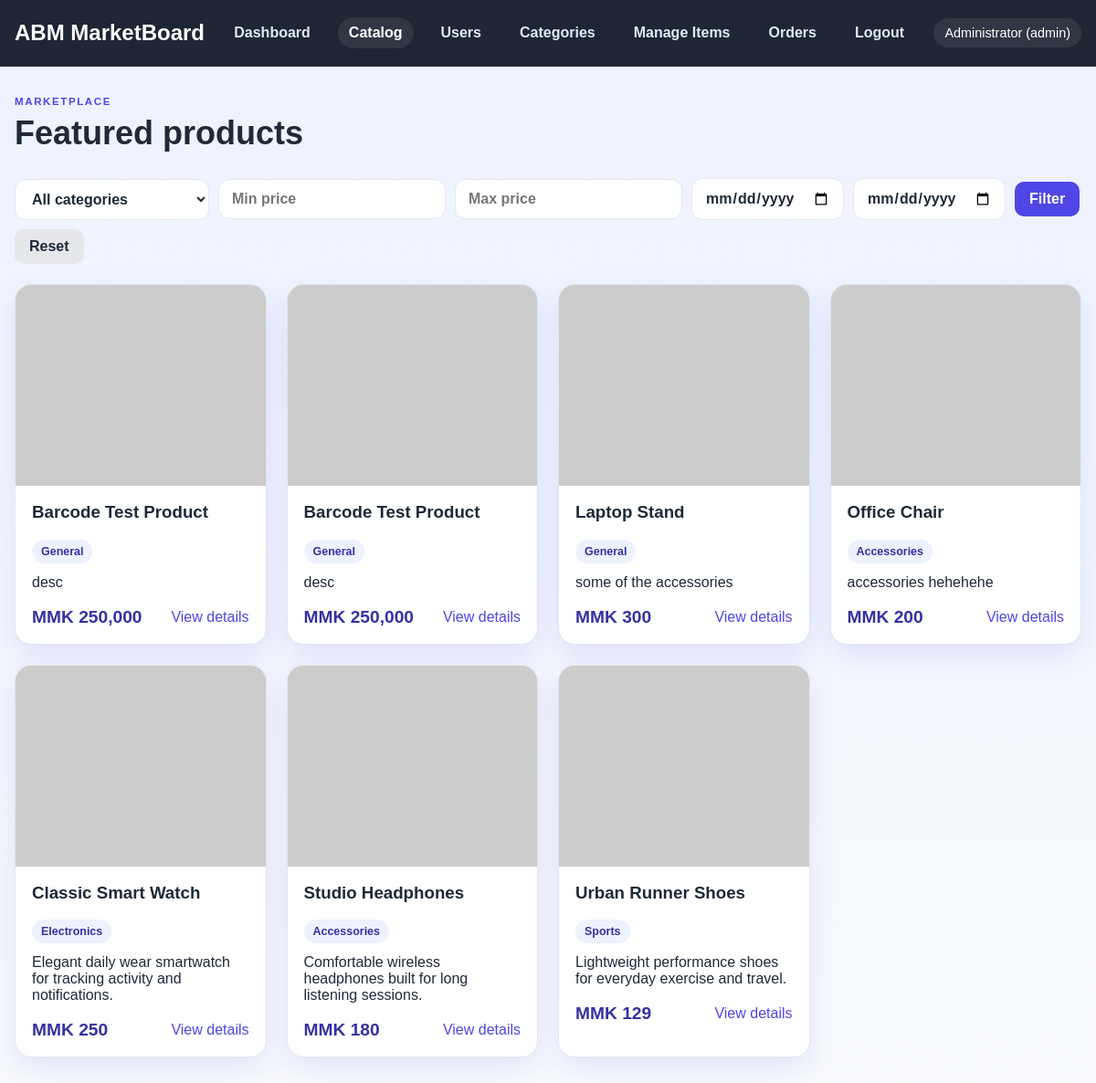
Page /items.php (signed in) on the committed database.
### tables this page shows
CREATE TABLE items (
            id INTEGER PRIMARY KEY AUTOINCREMENT,
            name TEXT NOT NULL,
            description TEXT NOT NULL,
            details TEXT NOT NULL,
            price REAL NOT NULL DEFAULT 0,
            image TEXT,
            created_at DATETIME DEFAULT CURRENT_TIMESTAMP
        , category TEXT NOT NULL DEFAULT "General", barcode TEXT);

### app/helpers.php (called while the page is built, shortened)
<?php
require_once __DIR__ . '/db.php';
function e(string $value): string
{
    return htmlspecialchars($value, ENT_QUOTES, 'UTF-8');
}
function currentUser(): ?array
{
    return $_SESSION['user'] ?? null;
}
function formatPrice(float $amount): string
{
    return 'MMK ' . number_format((int) round($amount), 0, '.', ',');
}
function itemImageUrl(?string $imageName): string
{
    $imageName = ltrim($imageName, '/');
    $imageName = preg_replace('#^uploads/items/#', '', $imageName) ?? $imageName;
    $publicPath = APP_ROOT . '/public/uploads/items/' . $imageName;
    $legacyPath = APP_ROOT . '/uploads/items/' . $imageName;
    return 'https://placehold.co/600x400/1f2937/ffffff?text=Product';
}

### app/db.php (called while the page is built, shortened)
<?php
function getDb(): PDO
{
    static $pdo = null;
    if ($pdo === null) {
        $pdo = new PDO('sqlite:' . DB_PATH);
        $pdo->setAttribute(PDO::ATTR_ERRMODE, PDO::ERRMODE_EXCEPTION);
        $pdo->setAttribute(PDO::ATTR_DEFAULT_FETCH_MODE, PDO::FETCH_ASSOC);
        $pdo->exec('PRAGMA foreign_keys = ON;');
    }
    return $pdo;
}
function searchItems(array $filters = []): array
{
    $sql = 'SELECT * FROM items';
    $where = [];
    $params = [];
    $sql .= ' ORDER BY created_at DESC';
    $stmt = getDb()->prepare($sql);
    $stmt->execute($params);
    return $stmt->fetchAll();
}

### public/items.php (the view, shortened to what this page needs)
<?php
require_once __DIR__ . '/../app/helpers.php';
$filters = [
    'category' => $_GET['category'] ?? 'All',
    'price_min' => $_GET['price_min'] ?? '',
    'price_max' => $_GET['price_max'] ?? '',
    'date_from' => $_GET['date_from'] ?? '',
    'date_to' => $_GET['date_to'] ?? '',
];
$items = searchItems($filters);
$currentPage = basename(__FILE__);
include __DIR__ . '/../app/partials/header.php';
?>
<section class="page-header">
    <div>
        <p class="eyebrow">Marketplace</p>
        <h1>Featured products</h1>
    </div>
</section>
<section class="filter-bar">
    <form method="get" class="form-grid" style="display:flex;gap:10px;flex-wrap:wrap;align-items:center;">
        <label>
            <select name="category">
                <option value="All">All categories</option>
            </select>
        </label>
        <label>
            <input type="number" name="price_min" step="1" placeholder="Min price" value="<?= $filters['price_min'] !== '' ? e((string) (int) $filters['price_min']) : '' ?>">
        </label>
        <label>
            <input type="number" name="price_max" step="1" placeholder="Max price" value="<?= $filters['price_max'] !== '' ? e((string) (int) $filters['price_max']) : '' ?>">
        </label>
        <label>
            <input type="date" name="date_from" value="<?= e($filters['date_from']) ?>">
        </label>
        <label>
            <input type="date" name="date_to" value="<?= e($filters['date_to']) ?>">
        </label>
        <button type="submit" class="primary-btn">Filter</button>
        <a class="primary-btn" href="/items.php" style="background:#e5e7eb;color:var(--text);">Reset</a>
    </form>
</section>
<div class="product-grid">
    <?php foreach ($items as $item): ?>
        <article class="product-card">
            <img src="<?= e(itemImageUrl($item['image'])) ?>" alt="<?= e($item['name']) ?>">
            <div class="product-body">
                <h3><?= e($item['name']) ?></h3>
                <p class="product-category"><?= e($item['category'] ?? 'General') ?></p>
                <p><?= e($item['description']) ?></p>
                <div class="product-meta">
                    <span class="price"><?= formatPrice((float) $item['price']) ?></span>
                    <a href="/item.php?id=<?= (int) $item['id'] ?>">View details</a>
                </div>
            </div>
        </article>
    <?php endforeach; ?>
</div>
<?php include __DIR__ . '/../app/partials/footer.php'; ?>

### app/partials/header.php (shortened to what this page needs)
<?php
require_once __DIR__ . '/../helpers.php';
$loggedUser = currentUser();
$currentPage = $currentPage ?? basename($_SERVER['SCRIPT_NAME']);
?>
<!doctype html>
<html lang="en">
<head>
    <link rel="stylesheet" href="/assets/style.css">
</head>
<body>
    <header class="topbar">
        <div class="container nav-wrap">
            <div class="brand">
                <a href="/dashboard.php">ABM MarketBoard</a>
            </div>
            <nav class="main-nav" id="mainNav">
                <?php if ($loggedUser): ?>
                    <a class="<?= $currentPage === 'dashboard.php' ? 'active' : '' ?>" href="/dashboard.php">Dashboard</a>
                    <a class="<?= $currentPage === 'items.php' ? 'active' : '' ?>" href="/items.php">Catalog</a>
                    <?php if (($loggedUser['role'] ?? '') !== 'admin'): ?>
                        <a class="<?= $currentPage === 'cart.php' ? 'active' : '' ?> cart-link" href="/cart.php">Cart <span id="cart-count" style="display:inline-block;margin-left:6px;min-width:20px;text-align:center">0</span></a>
                        <a class="<?= $currentPage === 'orders.php' ? 'active' : '' ?>" href="/orders.php">Orders</a>
                    <?php else: ?>
                        <a class="<?= $currentPage === 'admin/users.php' ? 'active' : '' ?>" href="/admin/users.php">Users</a>
                        <a class="<?= $currentPage === 'admin/categories.php' ? 'active' : '' ?>" href="/admin/categories.php">Categories</a>
                        <a class="<?= $currentPage === 'admin/items.php' ? 'active' : '' ?>" href="/admin/items.php">Manage Items</a>
                        <a class="<?= $currentPage === 'admin/orders.php' ? 'active' : '' ?>" href="/admin/orders.php">Orders</a>
                    <?php endif; ?>
                    <a href="/logout.php">Logout</a>
                <?php else: ?>
                    <a class="<?= $currentPage === 'login.php' ? 'active' : '' ?>" href="/login.php">Login</a>
                    <a class="<?= $currentPage === 'register.php' ? 'active' : '' ?>" href="/register.php">Register</a>
                <?php endif; ?>
            </nav>
            <?php if ($loggedUser): ?>
                <div class="user-pill">
                    <?= e($loggedUser['name']) ?>
                    <span>(<?= e($loggedUser['role']) ?>)</span>
                </div>
            <?php endif; ?>
        </div>
    </header>
    <main class="container page-content">

### app/partials/footer.php
    </main>
</body>
</html>

### public/assets/style.css (style rules this page uses)
:root { --bg: #f5f7ff; --panel: #ffffff; --panel-alt: #eef3ff; --primary: #4f46e5; --primary-dark: #3730a3; --accent: #f59e0b; --text: #1f2937; --muted: #6b7280; --border: #e5e7eb; --success: #10b981; --error: #ef4444; --shadow: 0 12px 32px rgba(79, 70, 229, 0.12); }
* { box-sizing: border-box; }
body { margin: 0; font-family: Arial, Helvetica, sans-serif; background: linear-gradient(180deg, #eef2ff 0%, #f8fafc 100%); color: var(--text); }
a { color: var(--primary); text-decoration: none; }
img { max-width: 100%; display: block; }
button, input, textarea, select { font: inherit; }
.container { width: min(1200px, calc(100% - 32px)); margin: 0 auto; }
.topbar { position: sticky; top: 0; z-index: 50; background: rgba(17, 24, 39, 0.94); border-bottom: 1px solid rgba(255, 255, 255, 0.08); backdrop-filter: blur(12px); }
.nav-wrap { display: flex; align-items: center; justify-content: space-between; min-height: 72px; gap: 18px; }
.brand a { font-size: 1.5rem; font-weight: 700; color: #fff; }
.main-nav { display: flex; align-items: center; gap: 18px; flex-wrap: wrap; }
.main-nav a { color: #dbeafe; font-weight: 600; padding: 8px 12px; border-radius: 999px; }
.main-nav a.active, .main-nav a:hover { background: rgba(255, 255, 255, 0.08); color: #fff; }
.user-pill { padding: 8px 12px; border-radius: 999px; background: rgba(255, 255, 255, 0.08); color: #fff; font-size: 0.9rem; }
.page-content { padding: 32px 0 60px; }
.page-header { display: flex; justify-content: space-between; align-items: center; gap: 18px; margin-bottom: 28px; }
.eyebrow { text-transform: uppercase; letter-spacing: 0.14em; color: var(--primary); font-weight: 700; font-size: 0.72rem; margin: 0 0 8px; }
h1, h2, h3, p { margin-top: 0; }
h1 { font-size: clamp(2rem, 3vw, 2.8rem); margin-bottom: 0; }
.stat-card, .welcome-panel, .section-block, .admin-form-card, .admin-table-card, .auth-card, .product-card, .item-detail, .detail-box { background: var(--panel); border: 1px solid var(--border); border-radius: 18px; box-shadow: var(--shadow); }
.primary-btn, button[type="submit"], .action-buttons a, .action-buttons button { border: none; border-radius: 10px; padding: 10px 16px; font-weight: 700; cursor: pointer; transition: 0.2s ease; }
.primary-btn, button[type="submit"] { background: var(--primary); color: white; }
.product-grid { display: grid; grid-template-columns: repeat(auto-fit, minmax(260px, 1fr)); gap: 22px; }
.product-card { overflow: hidden; }
.product-card img { height: 220px; width: 100%; object-fit: cover; background: #e5e7eb; }
.product-body { padding: 18px; }
.product-meta { display: flex; align-items: center; justify-content: space-between; gap: 10px; margin-top: 18px; }
.price { font-size: 1.2rem; font-weight: 800; color: var(--primary-dark); }
.auth-form, .form-grid { display: grid; gap: 18px; }
label { display: grid; gap: 8px; color: var(--text); font-weight: 600; }
input, textarea, select { width: 100%; padding: 12px 14px; border-radius: 12px; border: 1px solid var(--border); background: #fff; color: var(--text); }
.product-category { display: inline-block; margin: 0 0 12px; padding: 6px 10px; background: #eef2ff; color: var(--primary-dark); font-size: 0.78rem; font-weight: 700; border-radius: 999px; }
.filter-bar { margin-bottom: 22px; }

### rows in the picture
items: name "Barcode Test Product", category "General", description "desc", price "MMK 250,000"
items: name "Barcode Test Product", category "General", description "desc", price "MMK 250,000"
items: name "Laptop Stand", category "General", description "some of the accessories", price "MMK 300"
items: name "Office Chair", category "Accessories", description "accessories hehehehe", price "MMK 200"
items: name "Classic Smart Watch", category "Electronics", description "Elegant daily wear smartwatch for tracking activity and notifications.", price "MMK 250"
items: name "Studio Headphones", category "Accessories", description "Comfortable wireless headphones built for long listening sessions.", price "MMK 180"
items: name "Urban Runner Shoes", category "Sports", description "Lightweight performance shoes for everyday exercise and travel.", price "MMK 129"

### other values in the picture
$loggedUser['name'] "Administrator"
$loggedUser['role'] "admin"
